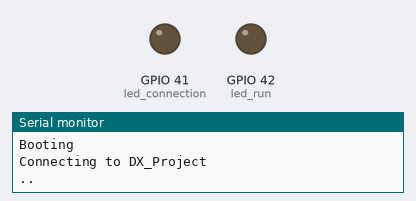
A sketch run on a simulated ESP32. Parts: output pins drawn as LEDs (lit = HIGH), the last lines printed to the serial monitor. WiFi joins after 1.5 s; servers stay silent unless stated; random numbers use the default seed unless the sketch sets one; no MQTT or app messages arrive unless stated.

Above: at 0.6 s.
At 1.7 s:
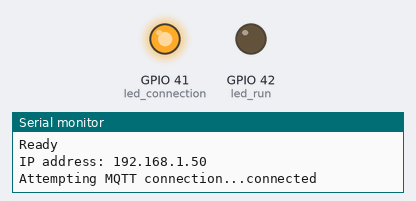
At 63.8 s:
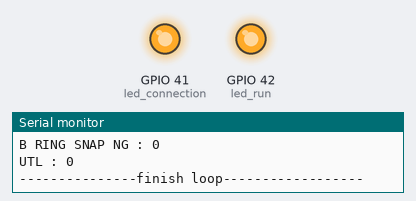
Timing chart, 0 to 70.2 s (numbered marks = the images above):
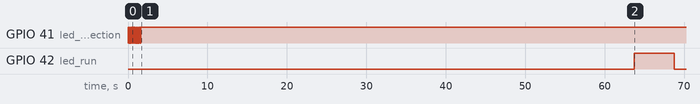

Measured:
- by itself, GPIO 41 (led_connection): alternates HIGH for 0.10 s and LOW for 0.10 s, 16 changes in all, then stays HIGH
- by itself, GPIO 42 (led_run): LOW → HIGH at 63.7 s, → LOW 5.0 s later

The sketch:

GSSM01.ino
```cpp
#include <WiFi.h>
#include <ESPmDNS.h>
#include <WiFiUdp.h>
#include <ArduinoOTA.h>
#include <PubSubClient.h>
#include <ModbusMaster.h>

ModbusMaster node;

#define led_connection 41
#define led_run 42


const char* ssid = "DX_Project";
const char* password = "natmms22";
//const char* ssid = "TP-Link_EF46";
//const char* password = "98148813";
const char* mqtt_server = "192.168.1.2";

IPAddress local_IP(192, 168, 1, 201); // Static IP address192.168.100.164
IPAddress gateway(192, 168, 1, 1);    // Gateway IP address
IPAddress subnet(255, 255, 255, 0);     // subnet

char Machine_no[] = "GSSM01";

WiFiClient espClient;
PubSubClient client(espClient);

/*void led()
{
  digitalWrite(led_connection , HIGH);
  delay(100);
  digitalWrite(led_connection , LOW);
  delay(100);
}*/

int count_connection;

void setup_wifi()
{
  delay(10);
  // We start by connecting to a WiFi network
  Serial.println();
  Serial.print("Connecting to ");
  Serial.println(ssid);

  WiFi.config(local_IP, gateway, subnet);
  WiFi.mode(WIFI_STA);
  WiFi.begin(ssid, password);

  while (WiFi.status() != WL_CONNECTED)
  {
    count_connection++;
    digitalWrite(led_connection, HIGH);delay(100);digitalWrite(led_connection, LOW);delay(100);
    Serial.print(".");
    if(count_connection>20)
    {
      ESP.restart();
    }
  }

  randomSeed(micros());

  Serial.println("");
  Serial.println("WiFi connected");
  Serial.println("IP address: ");
  Serial.println(WiFi.localIP());
}

void callback(char* topic, byte* payload, unsigned int length)
{
  Serial.print("Message arrived [");
  Serial.print(topic);
  Serial.print("] ");
  for (int i = 0; i < length; i++) {
    Serial.print((char)payload[i]);
  }
  Serial.println();

  // Switch on the LED if an 1 was received as first character
  if ((char)payload[0] == '1') {
    //digitalWrite(BUILTIN_LED, LOW);   // Turn the LED on (Note that LOW is the voltage level
    // but actually the LED is on; this is because
    // it is active low on the ESP-01)
  } else {
    //digitalWrite(BUILTIN_LED, HIGH);  // Turn the LED off by making the voltage HIGH
  }

}

int timeout ;

void reconnect()
{
  // Loop until we're reconnected
  if(!client.connected())
  {
    digitalWrite(led_connection, HIGH);
    Serial.print("Attempting MQTT connection...");
    // Create a random client ID
    String clientId = "ESP8266Client-";
    clientId += String(random(0xffff), HEX);
    // Attempt to connect
    if (client.connect(clientId.c_str())) {
      Serial.println("connected");
      // Once connected, publish an announcement...
      //client.publish("outTopic", "hello world");
      // ... and resubscribe
      client.subscribe("inTopic");
    } else {
      Serial.print("failed, rc=");
      Serial.print(client.state());
      Serial.println(" try again in 5 seconds");
      // Wait 5 seconds before retrying
      //delay(5000);
      digitalWrite(led_connection, HIGH);delay(300);digitalWrite(led_connection, LOW);delay(300);
      timeout++;
      if(timeout >= 10)
      {
        ESP.restart();
      }
    }
  }
}

void setup()
{
  Serial.begin(9600);
  Serial1.begin(9600);
  node.begin(1,Serial1);
  pinMode ( led_connection , OUTPUT);
  pinMode ( led_run, OUTPUT);
  Serial.println("Booting");
  setup_wifi();

  // Port defaults to 3232
  // ArduinoOTA.setPort(3232);

  // Hostname defaults to esp3232-[MAC]
  ArduinoOTA.setHostname(Machine_no);

  // No authentication by default
  ArduinoOTA.setPassword("1234");

  // Password can be set with it's md5 value as well
  // MD5(admin) = 21232f297a57a5a743894a0e4a801fc3
  // ArduinoOTA.setPasswordHash("21232f297a57a5a743894a0e4a801fc3");

  ArduinoOTA
    .onStart([]() {
      String type;
      if (ArduinoOTA.getCommand() == U_FLASH)
        type = "sketch";
      else // U_SPIFFS
        type = "filesystem";

      // NOTE: if updating SPIFFS this would be the place to unmount SPIFFS using SPIFFS.end()
      Serial.println("Start updating " + type);
    })
    .onEnd([]() {
      Serial.println("\nEnd");
    })
    .onProgress([](unsigned int progress, unsigned int total) {
      Serial.printf("Progress: %u%%\r", (progress / (total / 100)));
    })
    .onError([](ota_error_t error) {
      Serial.printf("Error[%u]: ", error);
      if (error == OTA_AUTH_ERROR) Serial.println("Auth Failed");
      else if (error == OTA_BEGIN_ERROR) Serial.println("Begin Failed");
      else if (error == OTA_CONNECT_ERROR) Serial.println("Connect Failed");
      else if (error == OTA_RECEIVE_ERROR) Serial.println("Receive Failed");
      else if (error == OTA_END_ERROR) Serial.println("End Failed");
    });

  ArduinoOTA.begin();

  Serial.println("Ready");
  Serial.print("IP address: ");
  Serial.println(WiFi.localIP());
  client.setServer(mqtt_server, 1883);
  client.setCallback(callback);
}

String D14001,
D14002,
D14003,
D14004,
D14005,
D14006,
D14007,
D14008,
D14009,
D14010,
D14011,
D14012,
D14013,
D14014,
D14015,
D14016,
D14017,
D14018,
D14019,
D14020,
D14021,
D14022,
D14023,
D14024,
D14025,
D14026,
D14027,
D14028,
D14029,
D14030,
D936,
rssi
;

char i0[16],
i1[16],
i2[16],
i3[16],
i4[16],
i5[16],
i6[16],
i7[16],
i8[16],
i9[16],
i10[16],
i11[16],
i12[16],
i13[16],
i14[16],
i15[16],
i16[16],
i17[16],
i18[16],
i19[16],
i20[16],
i21[16],
i22[16],
i23[16],
i24[16],
i25[16],
i26[16],
i27[16],
i28[16],
i29[16],
i30[16],
i_rssi[16];

void loop()
{
  rssi = WiFi.RSSI();
  ArduinoOTA.handle();
  if (!client.connected())
  {
    reconnect();
  }
  client.loop();
  digitalWrite(led_connection, HIGH);
  digitalWrite(led_run, LOW);
  //digitalWrite(led_connection, HIGH);
  Serial.println("\n---------------starting loop----------------");

node.readHoldingRegisters(0, 1);   Serial.print("(GREASE) CYCLE TIME : ");  Serial.println(node.getResponseBuffer(0));D14001= node.getResponseBuffer(0);  node.clearResponseBuffer();
node.readHoldingRegisters(1, 1);   Serial.print("(GREASE) DAILY OK : ");  Serial.println(node.getResponseBuffer(0));D14002= node.getResponseBuffer(0);  node.clearResponseBuffer();
node.readHoldingRegisters(2, 1);   Serial.print("(GREASE) DAILY NG A RING : ");  Serial.println(node.getResponseBuffer(0));D14003= node.getResponseBuffer(0);  node.clearResponseBuffer();
node.readHoldingRegisters(3, 1);   Serial.print("(GREASE) DAILY NG B RING : ");  Serial.println(node.getResponseBuffer(0));D14004= node.getResponseBuffer(0);  node.clearResponseBuffer();
node.readHoldingRegisters(4, 1);   Serial.print("(GREASE) DAILY TOTAL : ");  Serial.println(node.getResponseBuffer(0));D14005= node.getResponseBuffer(0);  node.clearResponseBuffer();
node.readHoldingRegisters(5, 1);   Serial.print("(GREASE) DAILY YIELD : ");  Serial.println(node.getResponseBuffer(0));D14006= node.getResponseBuffer(0);  node.clearResponseBuffer();
node.readHoldingRegisters(6, 1);   Serial.print("(GREASE) SHIFY OK : ");  Serial.println(node.getResponseBuffer(0));D14007= node.getResponseBuffer(0);  node.clearResponseBuffer();
node.readHoldingRegisters(7, 1);   Serial.print("(GREASE) SHIFT NG A RING : ");  Serial.println(node.getResponseBuffer(0));D14008= node.getResponseBuffer(0);  node.clearResponseBuffer();
node.readHoldingRegisters(8, 1);   Serial.print("(GREASE) SHIFT NG B RING : ");  Serial.println(node.getResponseBuffer(0));D14009= node.getResponseBuffer(0);  node.clearResponseBuffer();
node.readHoldingRegisters(9, 1);   Serial.print("(GREASE) SHIFT TOTAL : ");  Serial.println(node.getResponseBuffer(0));D14010= node.getResponseBuffer(0);  node.clearResponseBuffer();
node.readHoldingRegisters(10, 1);   Serial.print("(GREASE) SHIFT YIELD : ");  Serial.println(node.getResponseBuffer(0));D14011= node.getResponseBuffer(0);  node.clearResponseBuffer();
node.readHoldingRegisters(11, 1);   Serial.print("(SHIELD&SNAP) CYCLE TIME : ");  Serial.println(node.getResponseBuffer(0));D14012= node.getResponseBuffer(0);  node.clearResponseBuffer();
node.readHoldingRegisters(12, 1);   Serial.print("(SHIELD&SNAP) DAILY OK : ");  Serial.println(node.getResponseBuffer(0));D14013= node.getResponseBuffer(0);  node.clearResponseBuffer();
node.readHoldingRegisters(13, 1);   Serial.print("(SHIELD&SNAP) DAILY NG A RING : ");  Serial.println(node.getResponseBuffer(0));D14014= node.getResponseBuffer(0);  node.clearResponseBuffer();
node.readHoldingRegisters(14, 1);   Serial.print("(SHIELD&SNAP) DAILY NG B RING : ");  Serial.println(node.getResponseBuffer(0));D14015= node.getResponseBuffer(0);  node.clearResponseBuffer();
node.readHoldingRegisters(15, 1);   Serial.print("(SHIELD&SNAP) DAILY TOTAL : ");  Serial.println(node.getResponseBuffer(0));D14016= node.getResponseBuffer(0);  node.clearResponseBuffer();
node.readHoldingRegisters(16, 1);   Serial.print("(SHIELD&SNAP) DAILY YIELD : ");  Serial.println(node.getResponseBuffer(0));D14017= node.getResponseBuffer(0);  node.clearResponseBuffer();
node.readHoldingRegisters(17, 1);   Serial.print("(SHIELD&SNAP) SHIFT OK  : ");  Serial.println(node.getResponseBuffer(0));D14018= node.getResponseBuffer(0);  node.clearResponseBuffer();
node.readHoldingRegisters(18, 1);   Serial.print("(SHIELD&SNAP) SHIFT NG A RING : ");  Serial.println(node.getResponseBuffer(0));D14019= node.getResponseBuffer(0);  node.clearResponseBuffer();
node.readHoldingRegisters(19, 1);   Serial.print("(SHIELD&SNAP) SHIFT NG B RING : ");  Serial.println(node.getResponseBuffer(0));D14020= node.getResponseBuffer(0);  node.clearResponseBuffer();
node.readHoldingRegisters(20, 1);   Serial.print("(SHIELD&SNAP) SHIFT TOTAL  : ");  Serial.println(node.getResponseBuffer(0));D14021= node.getResponseBuffer(0);  node.clearResponseBuffer();
node.readHoldingRegisters(21, 1);   Serial.print("(SHIELD&SNAP) SHIFT YIELD : ");  Serial.println(node.getResponseBuffer(0));D14022= node.getResponseBuffer(0);  node.clearResponseBuffer();
node.readHoldingRegisters(22, 1);   Serial.print("A RING SHIELD HI NG : ");  Serial.println(node.getResponseBuffer(0));D14023= node.getResponseBuffer(0);  node.clearResponseBuffer();
node.readHoldingRegisters(23, 1);   Serial.print("A RING SHIELD LO NG : ");  Serial.println(node.getResponseBuffer(0));D14024= node.getResponseBuffer(0);  node.clearResponseBuffer();
node.readHoldingRegisters(24, 1);   Serial.print("A RING SHIELD NG : ");  Serial.println(node.getResponseBuffer(0));D14025= node.getResponseBuffer(0);  node.clearResponseBuffer();
node.readHoldingRegisters(25, 1);   Serial.print("A RING SNAP NG : ");  Serial.println(node.getResponseBuffer(0));D14026= node.getResponseBuffer(0);  node.clearResponseBuffer();
node.readHoldingRegisters(26, 1);   Serial.print("B RING SHIELD HI NG : ");  Serial.println(node.getResponseBuffer(0));D14027= node.getResponseBuffer(0);  node.clearResponseBuffer();
node.readHoldingRegisters(27, 1);   Serial.print("B RING SHIELD LO NG : ");  Serial.println(node.getResponseBuffer(0));D14028= node.getResponseBuffer(0);  node.clearResponseBuffer();
node.readHoldingRegisters(28, 1);   Serial.print("B RING SHIELD NG : ");  Serial.println(node.getResponseBuffer(0));D14029= node.getResponseBuffer(0);  node.clearResponseBuffer();
node.readHoldingRegisters(29, 1);   Serial.print("B RING SNAP NG : ");  Serial.println(node.getResponseBuffer(0));D14030= node.getResponseBuffer(0);  node.clearResponseBuffer();
node.readHoldingRegisters(30, 1);   Serial.print("UTL : ");  Serial.println(node.getResponseBuffer(0));D936= node.getResponseBuffer(0);  node.clearResponseBuffer();


digitalWrite(led_run, HIGH);

D14001.toCharArray(i0,16);client.publish("GSSM01/D14001",i0);
D14002.toCharArray(i1,16);client.publish("GSSM01/D14002",i1);
D14003.toCharArray(i2,16);client.publish("GSSM01/D14003",i2);
D14004.toCharArray(i3,16);client.publish("GSSM01/D14004",i3);
D14005.toCharArray(i4,16);client.publish("GSSM01/D14005",i4);
D14006.toCharArray(i5,16);client.publish("GSSM01/D14006",i5);
D14007.toCharArray(i6,16);client.publish("GSSM01/D14007",i6);
D14008.toCharArray(i7,16);client.publish("GSSM01/D14008",i7);
D14009.toCharArray(i8,16);client.publish("GSSM01/D14009",i8);
D14010.toCharArray(i9,16);client.publish("GSSM01/D14010",i9);
D14011.toCharArray(i10,16);client.publish("GSSM01/D14011",i10);
D14012.toCharArray(i11,16);client.publish("GSSM01/D14012",i11);
D14013.toCharArray(i12,16);client.publish("GSSM01/D14013",i12);
D14014.toCharArray(i13,16);client.publish("GSSM01/D14014",i13);
D14015.toCharArray(i14,16);client.publish("GSSM01/D14015",i14);
D14016.toCharArray(i15,16);client.publish("GSSM01/D14016",i15);
D14017.toCharArray(i16,16);client.publish("GSSM01/D14017",i16);
D14018.toCharArray(i17,16);client.publish("GSSM01/D14018",i17);
D14019.toCharArray(i18,16);client.publish("GSSM01/D14019",i18);
D14020.toCharArray(i19,16);client.publish("GSSM01/D14020",i19);
D14021.toCharArray(i20,16);client.publish("GSSM01/D14021",i20);
D14022.toCharArray(i21,16);client.publish("GSSM01/D14022",i21);
D14023.toCharArray(i22,16);client.publish("GSSM01/D14023",i22);
D14024.toCharArray(i23,16);client.publish("GSSM01/D14024",i23);
D14025.toCharArray(i24,16);client.publish("GSSM01/D14025",i24);
D14026.toCharArray(i25,16);client.publish("GSSM01/D14026",i25);
D14027.toCharArray(i26,16);client.publish("GSSM01/D14027",i26);
D14028.toCharArray(i27,16);client.publish("GSSM01/D14028",i27);
D14029.toCharArray(i28,16);client.publish("GSSM01/D14029",i28);
D14030.toCharArray(i29,16);client.publish("GSSM01/D14030",i29);
D936.toCharArray(i30,16);client.publish("GSSM01/D936",i30);
rssi.toCharArray(i_rssi,16);client.publish("GSSM01/rssi",i_rssi);


  Serial.println("\n---------------finish loop------------------\n\n");
  delay(5000);
}
```
